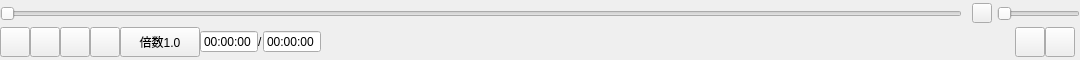
<?xml version="1.0" encoding="UTF-8"?>
<ui version="4.0">
 <class>CtrlBar</class>
 <widget class="QWidget" name="CtrlBar">
  <property name="geometry">
   <rect>
    <x>0</x>
    <y>0</y>
    <width>1080</width>
    <height>60</height>
   </rect>
  </property>
  <property name="windowTitle">
   <string>CtrlBar</string>
  </property>
  <layout class="QGridLayout" name="gridLayout_3">
   <property name="leftMargin">
    <number>0</number>
   </property>
   <property name="topMargin">
    <number>0</number>
   </property>
   <property name="rightMargin">
    <number>0</number>
   </property>
   <property name="bottomMargin">
    <number>0</number>
   </property>
   <property name="spacing">
    <number>0</number>
   </property>
   <item row="0" column="0">
    <widget class="QWidget" name="PlaySliderBgWidget" native="true">
     <property name="minimumSize">
      <size>
       <width>0</width>
       <height>0</height>
      </size>
     </property>
     <property name="maximumSize">
      <size>
       <width>16777215</width>
       <height>25</height>
      </size>
     </property>
     <layout class="QHBoxLayout" name="horizontalLayout">
      <property name="spacing">
       <number>10</number>
      </property>
      <property name="leftMargin">
       <number>0</number>
      </property>
      <property name="topMargin">
       <number>0</number>
      </property>
      <property name="rightMargin">
       <number>0</number>
      </property>
      <property name="bottomMargin">
       <number>0</number>
      </property>
      <item>
       <widget class="QSlider" name="PlaySlider">
        <property name="maximum">
         <number>65536</number>
        </property>
        <property name="orientation">
         <enum>Qt::Orientation::Horizontal</enum>
        </property>
       </widget>
      </item>
      <item>
       <widget class="QWidget" name="VolumeBgWidget" native="true">
        <property name="enabled">
         <bool>true</bool>
        </property>
        <property name="minimumSize">
         <size>
          <width>0</width>
          <height>0</height>
         </size>
        </property>
        <property name="maximumSize">
         <size>
          <width>108</width>
          <height>25</height>
         </size>
        </property>
        <layout class="QGridLayout" name="gridLayout_2">
         <property name="leftMargin">
          <number>0</number>
         </property>
         <property name="topMargin">
          <number>0</number>
         </property>
         <property name="rightMargin">
          <number>0</number>
         </property>
         <property name="bottomMargin">
          <number>0</number>
         </property>
         <property name="horizontalSpacing">
          <number>5</number>
         </property>
         <property name="verticalSpacing">
          <number>0</number>
         </property>
         <item row="0" column="0">
          <widget class="QPushButton" name="VolumeBtn">
           <property name="minimumSize">
            <size>
             <width>20</width>
             <height>20</height>
            </size>
           </property>
           <property name="maximumSize">
            <size>
             <width>20</width>
             <height>20</height>
            </size>
           </property>
           <property name="text">
            <string/>
           </property>
          </widget>
         </item>
         <item row="0" column="1">
          <widget class="QSlider" name="VolumeSlider">
           <property name="minimumSize">
            <size>
             <width>80</width>
             <height>25</height>
            </size>
           </property>
           <property name="maximumSize">
            <size>
             <width>16777215</width>
             <height>16777215</height>
            </size>
           </property>
           <property name="orientation">
            <enum>Qt::Orientation::Horizontal</enum>
           </property>
          </widget>
         </item>
        </layout>
       </widget>
      </item>
     </layout>
    </widget>
   </item>
   <item row="1" column="0">
    <layout class="QGridLayout" name="gridLayout">
     <property name="rightMargin">
      <number>5</number>
     </property>
     <property name="spacing">
      <number>0</number>
     </property>
     <item row="0" column="5">
      <widget class="QPushButton" name="ForwardBtn">
       <property name="minimumSize">
        <size>
         <width>30</width>
         <height>30</height>
        </size>
       </property>
       <property name="maximumSize">
        <size>
         <width>30</width>
         <height>30</height>
        </size>
       </property>
       <property name="text">
        <string/>
       </property>
      </widget>
     </item>
     <item row="0" column="13">
      <widget class="QPushButton" name="SettingBtn">
       <property name="minimumSize">
        <size>
         <width>30</width>
         <height>30</height>
        </size>
       </property>
       <property name="maximumSize">
        <size>
         <width>30</width>
         <height>30</height>
        </size>
       </property>
       <property name="text">
        <string/>
       </property>
      </widget>
     </item>
     <item row="0" column="1">
      <widget class="QPushButton" name="StopBtn">
       <property name="minimumSize">
        <size>
         <width>30</width>
         <height>30</height>
        </size>
       </property>
       <property name="maximumSize">
        <size>
         <width>30</width>
         <height>30</height>
        </size>
       </property>
       <property name="text">
        <string/>
       </property>
      </widget>
     </item>
     <item row="0" column="2">
      <widget class="QPushButton" name="BackwardBtn">
       <property name="minimumSize">
        <size>
         <width>30</width>
         <height>30</height>
        </size>
       </property>
       <property name="maximumSize">
        <size>
         <width>30</width>
         <height>30</height>
        </size>
       </property>
       <property name="text">
        <string/>
       </property>
      </widget>
     </item>
     <item row="0" column="6">
      <widget class="QPushButton" name="SpeedBtn">
       <property name="minimumSize">
        <size>
         <width>30</width>
         <height>30</height>
        </size>
       </property>
       <property name="maximumSize">
        <size>
         <width>100</width>
         <height>30</height>
        </size>
       </property>
       <property name="text">
        <string>倍数1.0</string>
       </property>
      </widget>
     </item>
     <item row="0" column="12">
      <widget class="QPushButton" name="PlaylistCtrlBtn">
       <property name="minimumSize">
        <size>
         <width>30</width>
         <height>30</height>
        </size>
       </property>
       <property name="maximumSize">
        <size>
         <width>30</width>
         <height>30</height>
        </size>
       </property>
       <property name="text">
        <string/>
       </property>
      </widget>
     </item>
     <item row="0" column="9">
      <widget class="QTimeEdit" name="VideoTotalTimeTimeEdit">
       <property name="maximumSize">
        <size>
         <width>70</width>
         <height>16777215</height>
        </size>
       </property>
       <property name="inputMethodHints">
        <set>Qt::InputMethodHint::ImhPreferNumbers</set>
       </property>
       <property name="alignment">
        <set>Qt::AlignmentFlag::AlignRight|Qt::AlignmentFlag::AlignTrailing|Qt::AlignmentFlag::AlignVCenter</set>
       </property>
       <property name="readOnly">
        <bool>true</bool>
       </property>
       <property name="buttonSymbols">
        <enum>QAbstractSpinBox::ButtonSymbols::NoButtons</enum>
       </property>
       <property name="displayFormat">
        <string>HH:mm:ss</string>
       </property>
      </widget>
     </item>
     <item row="0" column="7">
      <widget class="QTimeEdit" name="VideoPlayTimeTimeEdit">
       <property name="maximumSize">
        <size>
         <width>70</width>
         <height>16777215</height>
        </size>
       </property>
       <property name="inputMethodHints">
        <set>Qt::InputMethodHint::ImhPreferNumbers</set>
       </property>
       <property name="alignment">
        <set>Qt::AlignmentFlag::AlignRight|Qt::AlignmentFlag::AlignTrailing|Qt::AlignmentFlag::AlignVCenter</set>
       </property>
       <property name="readOnly">
        <bool>true</bool>
       </property>
       <property name="buttonSymbols">
        <enum>QAbstractSpinBox::ButtonSymbols::NoButtons</enum>
       </property>
       <property name="displayFormat">
        <string>HH:mm:ss</string>
       </property>
      </widget>
     </item>
     <item row="0" column="8">
      <widget class="QLabel" name="TimeSplitLabel">
       <property name="text">
        <string>/</string>
       </property>
      </widget>
     </item>
     <item row="0" column="0">
      <widget class="QPushButton" name="PlayOrPauseBtn">
       <property name="minimumSize">
        <size>
         <width>30</width>
         <height>30</height>
        </size>
       </property>
       <property name="maximumSize">
        <size>
         <width>30</width>
         <height>30</height>
        </size>
       </property>
       <property name="text">
        <string/>
       </property>
      </widget>
     </item>
     <item row="0" column="11">
      <spacer name="horizontalSpacer">
       <property name="orientation">
        <enum>Qt::Orientation::Horizontal</enum>
       </property>
       <property name="sizeHint" stdset="0">
        <size>
         <width>40</width>
         <height>20</height>
        </size>
       </property>
      </spacer>
     </item>
    </layout>
   </item>
  </layout>
 </widget>
 <resources/>
 <connections/>
</ui>
